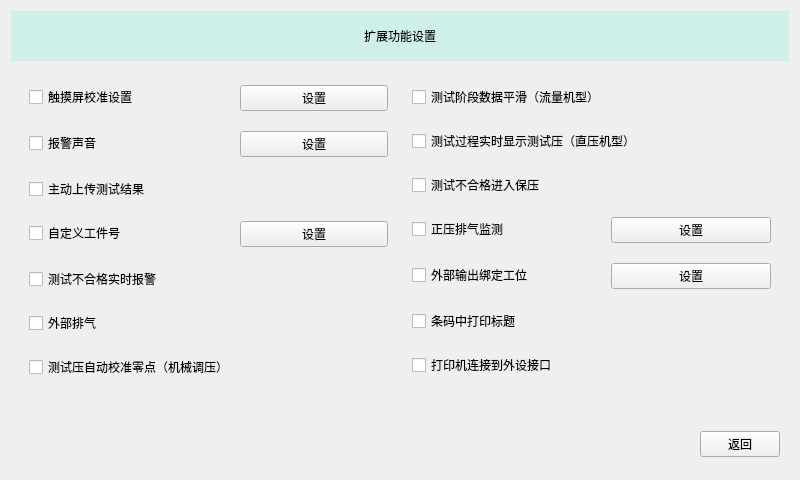
<?xml version="1.0" encoding="UTF-8"?>
<ui version="4.0">
 <class>FormExtend</class>
 <widget class="QWidget" name="FormExtend">
  <property name="geometry">
   <rect>
    <x>0</x>
    <y>0</y>
    <width>800</width>
    <height>480</height>
   </rect>
  </property>
  <property name="windowTitle">
   <string>Form</string>
  </property>
  <layout class="QVBoxLayout" name="verticalLayout">
   <item>
    <widget class="QWidget" name="widget" native="true">
     <property name="maximumSize">
      <size>
       <width>16777214</width>
       <height>50</height>
      </size>
     </property>
     <property name="styleSheet">
      <string notr="true">background-color: rgb(207, 239, 234);</string>
     </property>
     <layout class="QHBoxLayout" name="horizontalLayout_2">
      <item>
       <widget class="QLabel" name="label">
        <property name="text">
         <string>扩展功能设置</string>
        </property>
        <property name="alignment">
         <set>Qt::AlignCenter</set>
        </property>
       </widget>
      </item>
     </layout>
    </widget>
   </item>
   <item>
    <widget class="QWidget" name="widget_2" native="true">
     <layout class="QHBoxLayout" name="horizontalLayout_3">
      <item>
       <widget class="QWidget" name="widget_4" native="true">
        <property name="maximumSize">
         <size>
          <width>400</width>
          <height>4000</height>
         </size>
        </property>
        <layout class="QFormLayout" name="formLayout">
         <property name="horizontalSpacing">
          <number>6</number>
         </property>
         <property name="verticalSpacing">
          <number>20</number>
         </property>
         <item row="0" column="0">
          <widget class="QCheckBox" name="checkBox">
           <property name="text">
            <string>触摸屏校准设置</string>
           </property>
          </widget>
         </item>
         <item row="0" column="1">
          <widget class="QPushButton" name="pushButton_ts_calibrate">
           <property name="text">
            <string>设置</string>
           </property>
          </widget>
         </item>
         <item row="1" column="0">
          <widget class="QCheckBox" name="checkBox_2">
           <property name="text">
            <string>报警声音</string>
           </property>
          </widget>
         </item>
         <item row="1" column="1">
          <widget class="QPushButton" name="pushButton_4">
           <property name="text">
            <string>设置</string>
           </property>
          </widget>
         </item>
         <item row="2" column="0">
          <widget class="QCheckBox" name="checkBox_3">
           <property name="text">
            <string>主动上传测试结果</string>
           </property>
          </widget>
         </item>
         <item row="3" column="0">
          <widget class="QCheckBox" name="checkBox_4">
           <property name="text">
            <string>自定义工件号</string>
           </property>
          </widget>
         </item>
         <item row="3" column="1">
          <widget class="QPushButton" name="pushButton_5">
           <property name="text">
            <string>设置</string>
           </property>
          </widget>
         </item>
         <item row="4" column="0">
          <widget class="QCheckBox" name="checkBox_5">
           <property name="text">
            <string>测试不合格实时报警</string>
           </property>
          </widget>
         </item>
         <item row="5" column="0">
          <widget class="QCheckBox" name="checkBox_6">
           <property name="text">
            <string>外部排气</string>
           </property>
          </widget>
         </item>
         <item row="6" column="0">
          <widget class="QCheckBox" name="checkBox_7">
           <property name="text">
            <string>测试压自动校准零点（机械调压）</string>
           </property>
          </widget>
         </item>
        </layout>
       </widget>
      </item>
      <item>
       <widget class="QWidget" name="widget_5" native="true">
        <layout class="QFormLayout" name="formLayout_2">
         <property name="horizontalSpacing">
          <number>6</number>
         </property>
         <property name="verticalSpacing">
          <number>20</number>
         </property>
         <item row="0" column="0">
          <widget class="QCheckBox" name="checkBox_8">
           <property name="text">
            <string>测试阶段数据平滑（流量机型）</string>
           </property>
          </widget>
         </item>
         <item row="1" column="0" colspan="2">
          <widget class="QCheckBox" name="checkBox_9">
           <property name="text">
            <string>测试过程实时显示测试压（直压机型）</string>
           </property>
          </widget>
         </item>
         <item row="2" column="0">
          <widget class="QCheckBox" name="checkBox_10">
           <property name="text">
            <string>测试不合格进入保压</string>
           </property>
          </widget>
         </item>
         <item row="3" column="0">
          <widget class="QCheckBox" name="checkBox_11">
           <property name="text">
            <string>正压排气监测</string>
           </property>
          </widget>
         </item>
         <item row="3" column="1">
          <widget class="QPushButton" name="pushButton_6">
           <property name="text">
            <string>设置</string>
           </property>
          </widget>
         </item>
         <item row="4" column="0">
          <widget class="QCheckBox" name="checkBox_12">
           <property name="text">
            <string>外部输出绑定工位</string>
           </property>
          </widget>
         </item>
         <item row="4" column="1">
          <widget class="QPushButton" name="pushButton_7">
           <property name="text">
            <string>设置</string>
           </property>
          </widget>
         </item>
         <item row="5" column="0">
          <widget class="QCheckBox" name="checkBox_13">
           <property name="text">
            <string>条码中打印标题</string>
           </property>
          </widget>
         </item>
         <item row="6" column="0">
          <widget class="QCheckBox" name="checkBox_14">
           <property name="text">
            <string>打印机连接到外设接口</string>
           </property>
          </widget>
         </item>
        </layout>
       </widget>
      </item>
     </layout>
    </widget>
   </item>
   <item>
    <widget class="QWidget" name="widget_3" native="true">
     <property name="maximumSize">
      <size>
       <width>16777215</width>
       <height>50</height>
      </size>
     </property>
     <layout class="QHBoxLayout" name="horizontalLayout">
      <item>
       <spacer name="horizontalSpacer">
        <property name="orientation">
         <enum>Qt::Horizontal</enum>
        </property>
        <property name="sizeHint" stdset="0">
         <size>
          <width>40</width>
          <height>20</height>
         </size>
        </property>
       </spacer>
      </item>
      <item>
       <widget class="QPushButton" name="pushButton_2">
        <property name="text">
         <string>返回</string>
        </property>
       </widget>
      </item>
     </layout>
    </widget>
   </item>
  </layout>
 </widget>
 <resources/>
 <connections/>
</ui>
